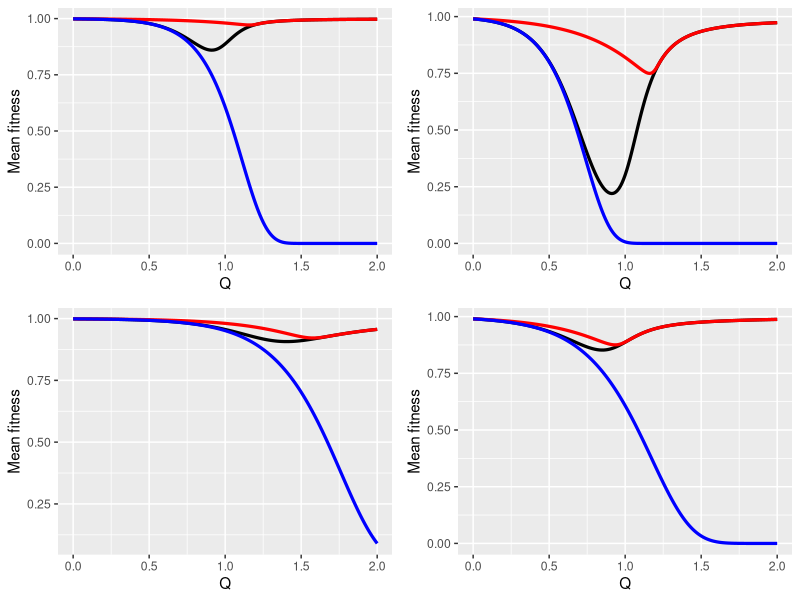

Write the R code that produced this figure.
library(tidyverse)
library(cowplot)

f <- function(L, s, q, k){exp(-s*k**q)}
p_num <- function(L, s, N, q, k){choose(L, k)*f(L, s, q, k)**(2*N-1)}
Z <- function(L, s, N, q){sum(p_num(L, s, N, q, 0:L))}
fave <- function(L, s, N, q){sum(f(L, s, q, 0:L)*p_num(L, s, N, q, 0:L))/Z(L, s, N, q)}

# assume p(k) independent of f(k) (i.e., no selection)
p_num2 <- function(L, s, N, q, k){choose(L, k)}
Z2 <- function(L, s, N, q){sum(p_num2(L, s, N, q, 0:L))}
fave2 <- function(L, s, N, q){sum(f(L, s, q, 0:L)*p_num2(L, s, N, q, 0:L))/Z2(L, s, N, q)}

# assume k <= kmax only (limited drift)
Z3 <- function(L, s, N, q, kmax){sum(p_num(L, s, N, q, 0:kmax))}
fave3 <- function(L, s, N, q, kmax){sum(f(L, s, q, 0:kmax)*p_num(L, s, N, q, 0:kmax))/Z3(L, s, N, q, kmax)}

# predicted q with minimum f_ave
qmin <- function(s, N, L){log(L*log(2)/(2*s*N))/log(L/2)}

make_fig <- function(L, s, N) {
  q <- seq(0, 2, .01)
  df <- data.frame(
    q = q,
    full_model = vapply(q, function(x) fave(L, s, N, x), numeric(1)),
    no_selection = vapply(q, function(x) fave2(L, s, N, x), numeric(1)),
    limited_drift = vapply(q, function(x) fave3(L, s, N, x, 20), numeric(1))
  ) %>% gather(formula, f_ave, -q)

  ggplot(df, aes(q, f_ave, color = formula)) +
    geom_line(size=1.1) + 
    #geom_vline(xintercept = qmin(s, N, L), linetype = 2) +
    #draw_text(x = qmin(s, N, L) + .01, y = fave(L, s, N, qmin(s, N, L)), hjust = 0, vjust = 1, text = "pred. Q*", size = 12) +
    #labs(title = paste0("L = ", L, ", s = ", s, ", N = ", N)) +
    #labs(title = paste0("s = ", s, ", N = ", N)) +
    scale_color_manual(labels = c("Full model", "Limited drift", "No selection"),values=c("black","red","blue")) + 
    xlab('Q')+
    ylab('Mean fitness')+
    theme(plot.title = element_text(hjust = 0), legend.position="none")
    
}

p1 <- make_fig(L = 1000, s = 0.001, N = 1000)
p2 <- make_fig(L = 1000, s = 0.01, N = 100)
p3 <- make_fig(L = 100, s = 0.001, N = 100)
p4 <- make_fig(L = 100, s = 0.01, N = 100)
plot_grid(p1, p2, p3, p4)
